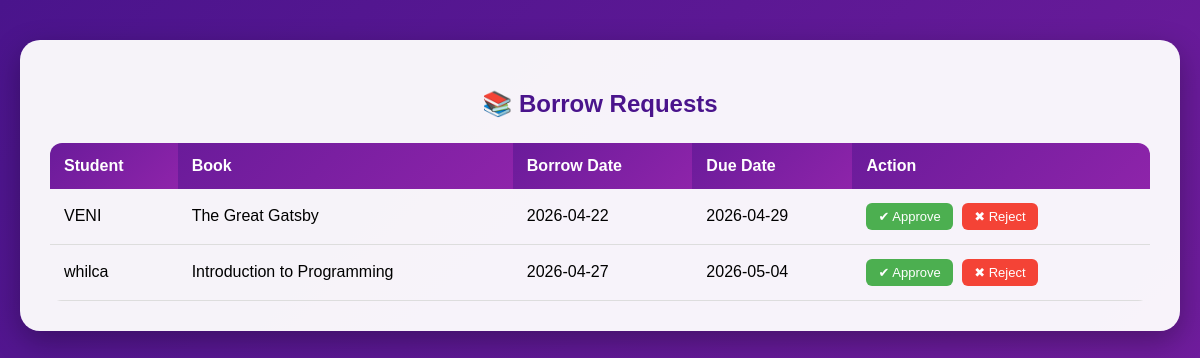
Screenshot of /librarian/manage_request.php (signed in) with the database file from the repository.
### tables this page shows
CREATE TABLE `borrowed_books` (
  `id` int(11) NOT NULL,
  `username` varchar(50) NOT NULL,
  `student_name` varchar(100) NOT NULL,
  `book_title` varchar(255) NOT NULL,
  `author` varchar(255) DEFAULT NULL,
  `borrow_date` date NOT NULL DEFAULT curdate(),
  `return_date` date DEFAULT NULL,
  `status` varchar(20) NOT NULL DEFAULT 'borrowed',
  `due_date` date DEFAULT NULL
);

### librarian/manage_request.php (the view, shortened to what this page needs)
<?php
include("../db.php");
$result = mysqli_query($conn, "SELECT * FROM borrowed_books WHERE status='pending'");
?>
<!DOCTYPE html>
<html>
<head>
</head>
<body>
<div class="container">
<h2>📚 Borrow Requests</h2>
<?php if (mysqli_num_rows($result) > 0): ?>
<table>
<tr>
    <th>Student</th>
    <th>Book</th>
    <th>Borrow Date</th>
    <th>Due Date</th>
    <th>Action</th>
</tr>
<?php while($row = mysqli_fetch_assoc($result)) { ?>
<tr>
    <td><?= htmlspecialchars($row['username']); ?></td>
    <td><?= htmlspecialchars($row['book_title']); ?></td>
    <td><?= htmlspecialchars($row['borrow_date']); ?></td>
    <td><?= htmlspecialchars($row['due_date']); ?></td>
    <td class="action-btns">
        <a href="?approve=<?= $row['id']; ?>">
            <button class="btn approve">✔ Approve</button>
        </a>
        <a href="?reject=<?= $row['id']; ?>">
            <button class="btn reject">✖ Reject</button>
        </a>
    </td>
</tr>
<?php } ?>
</table>
<?php else: ?>
    <div class="empty">No pending requests 📭</div>
<?php endif; ?>
</div>
</body>
</html>

### librarian/manage_request.php (style rules this page uses)
body { margin: 0; font-family: 'Poppins', sans-serif; background: linear-gradient(135deg, #4a148c, #7b1fa2); min-height: 100vh; }
.container { max-width: 1100px; margin: 40px auto; padding: 30px; background: rgba(255,255,255,0.95); border-radius: 20px; box-shadow: 0 10px 30px rgba(0,0,0,0.3); }
h2 { text-align: center; color: #4a148c; margin-bottom: 25px; }
table { width: 100%; border-collapse: collapse; border-radius: 12px; overflow: hidden; }
th { background: linear-gradient(135deg, #6a1b9a, #8e24aa); color: white; padding: 14px; text-align: left; }
td { padding: 14px; border-bottom: 1px solid #ddd; }
.btn { padding: 6px 12px; border: none; border-radius: 6px; cursor: pointer; font-size: 13px; transition: 0.3s; }
.approve { background: #4caf50; color: white; }
.reject { background: #f44336; color: white; }
.action-btns a { text-decoration: none; margin-right: 5px; }

### rows the page displays
borrowed_books: username "VENI", book_title "The Great Gatsby", borrow_date "2026-04-22", due_date "2026-04-29"
borrowed_books: username "whilca", book_title "Introduction to Programming", borrow_date "2026-04-27", due_date "2026-05-04"
